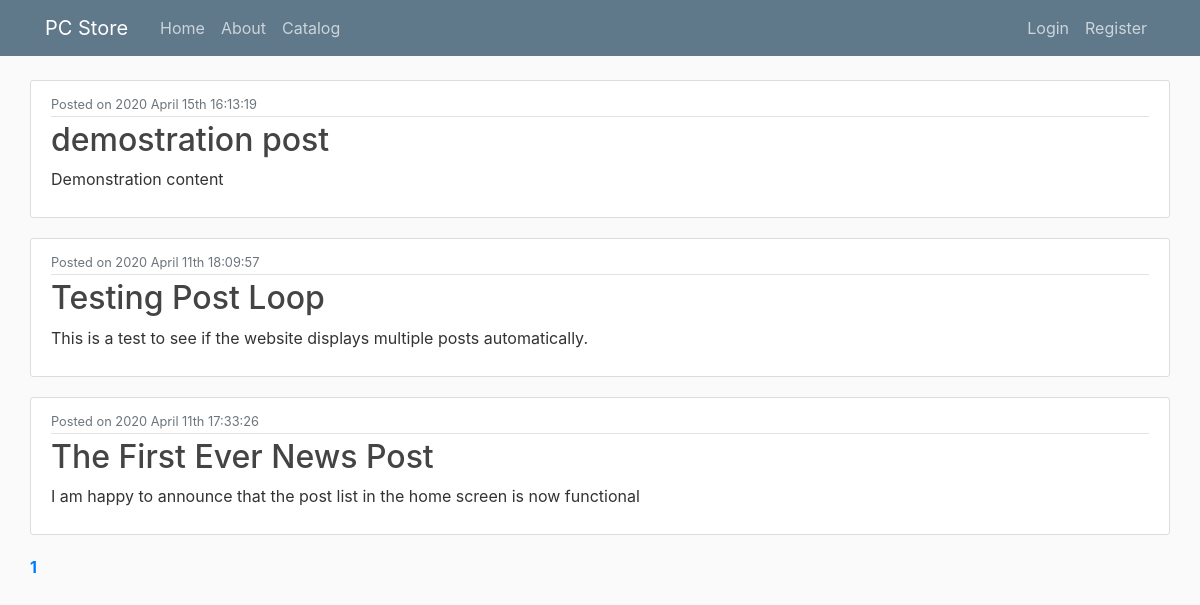
The page / on the database its author committed.
### main/models.py (models this page shows, shortened)
class Post(models.Model):
    title = models.CharField(max_length=150)
    content = models.TextField()
    date_posted = models.DateTimeField(default=timezone.now)

### main/views.py (the view)
# urls.py: 2. Add a URL to urlpatterns:  path('', views.home, name='home')
def home(request):
    posts = models.Post.objects.all().order_by('-date_posted')
    paginator = Paginator(posts, 5)
    page = request.GET.get('page')
    posts = paginator.get_page(page)
    context = {
        'title': 'Home',
        'posts': posts,
    }
    return render(request, 'main/home.html', context)

### main/templates/main/home.html (shortened to what this page needs)
{% extends "main/base.html" %}
{% block content %}
<div>
    {% for post in posts %}
        <article class="media content-section">
            <div class="media-body">
                <div class="article-metadata">
                    <small class="text-muted">Posted on {{ post.date_posted|date:"Y F dS H:i:s" }}</small>
                </div>
                <h2>{{ post.title }}</h2>
                <p>{{ post.content }}</p>
            </div>
        </article>
    {% endfor %}
</div>
    <div class="pagination">
        {% for num in posts.paginator.page_range %}
            {% if posts.number == num %}
                <strong><a href="?page={{ num }}">{{ num }}</a></strong>
            {% elif num > posts.number|add:'-3' and num < posts.number|add:'3' %}
                <a href="?page={{ num }}">{{ num }}</a>
            {% endif %}
        {% endfor %}
    </div>
{% endblock content %}

### main/static/main/main.css (style rules this page uses)
body { background: #fafafa; color: #333333; margin-top: 5rem; }
h1, h2, h3, h4, h5, h6 { color: #444444; }
.content-section { background: #ffffff; padding: 10px 20px; border: 1px solid #dddddd; border-radius: 3px; margin-bottom: 20px; }
.article-metadata { padding-bottom: 1px; margin-bottom: 4px; border-bottom: 1px solid #e3e3e3 }

### rows shown on the page
Post: date_posted "2020 April 15th 16:13:19", title "demostration post", content "Demonstration content"
Post: date_posted "2020 April 11th 18:09:57", title "Testing Post Loop", content "This is a test to see if the website displays multiple posts automatically."
Post: date_posted "2020 April 11th 17:33:26", title "The First Ever News Post", content "I am happy to announce that the post list in the home screen is now functional"

### other values the page prints
{{ num }} "1"
